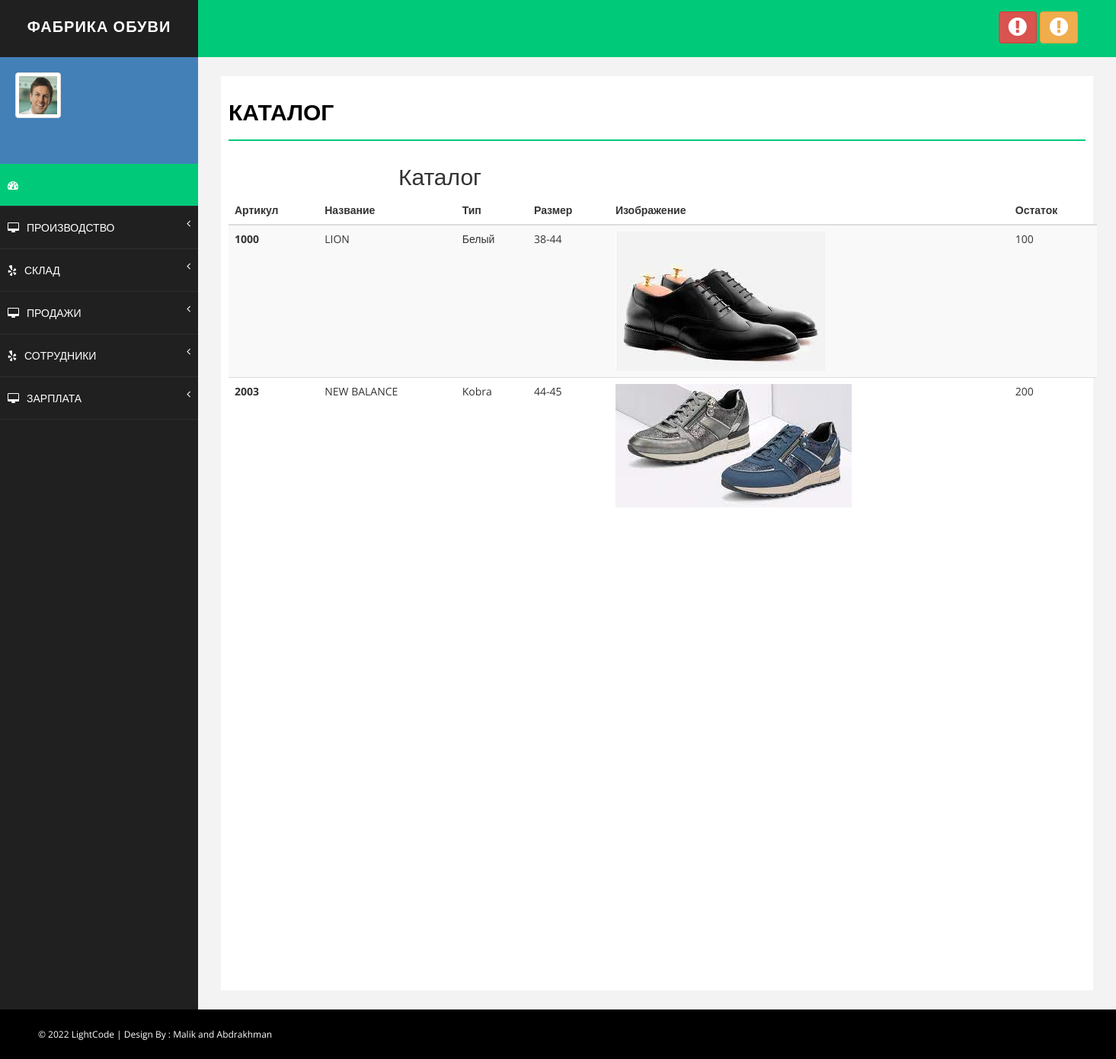
Screenshot of /catalogue (signed in) with the database file from the repository.
### manufacture/models.py (models this page shows, shortened)
class Catalogue(models.Model):
    vendor_code = models.CharField(max_length=40)  # Артикул модели
    image = models.ImageField(upload_to='media/products/%Y/%m/%d', blank=True)  # Фото товара
    title = models.CharField(max_length=40, blank=True, null=True) # Название модели
    type = models.CharField(max_length=40)  # Тип модели обуви(цвета, отделка, и т.д.)
    size = models.CharField(max_length=40)  # Размерная сетка
    rest_quantity = models.PositiveIntegerField()  # Остаток на складе

### manufacture/views.py (the view)
# urls.py: path('catalogue', view_catalogue, name='catalogue'),
def view_catalogue(request):
    catalogue = Catalogue.objects.all()
    return render(request, 'manufacture/catalogue.html', {'catalogue': catalogue})

### manufacture/templates/manufacture/catalogue.html (shortened to what this page needs)
{% extends 'base.html' %}
{% load static %}
{% block content %}
 <div id="page-wrapper">
            <div id="page-inner">
                <div class="row">
                    <div class="col-md-12">
                        <h1 class="page-head-line">Каталог</h1>
					</div>
	<body>
<section class="ftco-section">
		<div class="container">
			<div class="row justify-content-center">
				<div class="col-md-6 text-center mb-5">
					<h2 class="heading-section">Каталог</h2>
				</div>
			</div>
			<div class="row">
				<div class="col-md-12">
					<div class="table-wrap">
						<table class="table table-striped">
						  <thead>
						    <tr>
						      <th>Артикул</th>
						      <th>Название</th>
						      <th>Тип</th>
						      <th>Размер</th>
						      <th>Изображение</th>
						      <th>Остаток</th>
						    </tr>
						  </thead>
						  <tbody>
						  {% for item in catalogue %}
						    <tr>
						      <th >{{ item.vendor_code }}</th>
								<td>{{ item.title }}</td>
						      <td>{{ item.type }}</td>
						      <td>{{ item.size }}</td>
						      <td><img src="{{ item.image.url }}" alt=""></td>
						      <td>{{ item.rest_quantity }}</td>
						    </tr>
						  {% endfor %}
						  </tbody>
						</table>
					</div>
				</div>
			</div>
		</div>
	</section>
            </div>
        </div>
	</html>
{% endblock %}

### config/static/assets/css/basic.css (style rules this page uses)
body { font-family: 'Open Sans', sans-serif; line-height:25px; }
#page-wrapper { padding: 15px 15px; min-height: 600px; background: #F3F3F3; }
#page-inner { width: 100%; margin: 10px 20px 10px 0px; background-color: #fff!important; padding: 10px; min-height: 1200px; }
.page-head-line { font-size: 30px; text-transform: uppercase; color: #000; font-weight: 800; padding-bottom: 20px; border-bottom: 2px solid #00CA79; margin-bottom: 10px; }
@media (min-width:768px) { #page-wrapper { margin: 0 0 0 260px; padding: 15px 30px; min-height: 1200px; } }

### rows the page displays
Catalogue: vendor_code "1000", title "LION", type "Белый", size "38-44", image (picture), rest_quantity "100"
Catalogue: vendor_code "2003", title "NEW BALANCE", type "Kobra", size "44-45", image (picture), rest_quantity "200"
